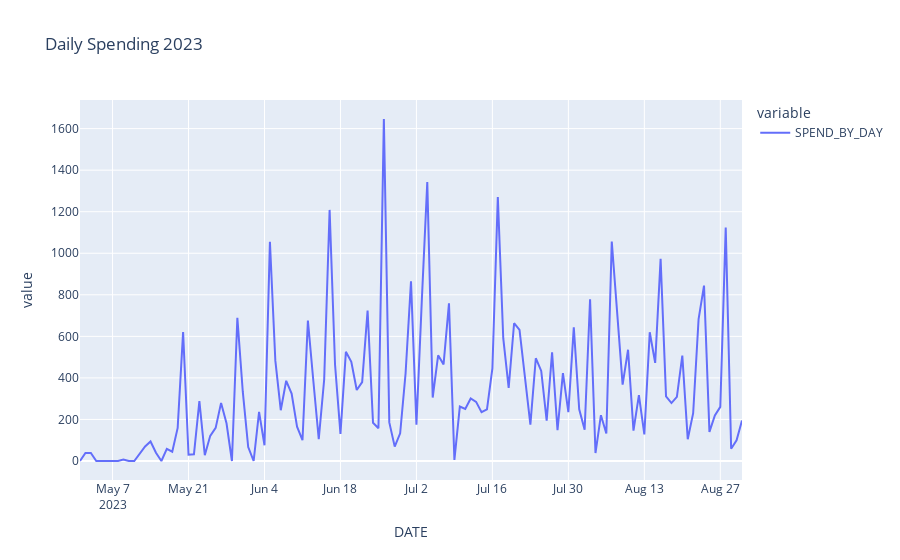

The cell this chart's notebook holds for it:
### Code cell
# Make a Plot of the Data

# Note: 'SPEND_DATE_RANGE_START' and 'SPEND_DATE_RANGE_END' is typically separated by 1 month (~30 days)
#       'SPEND_BY_DAY' is each spend data for each day of the month
# Goal; Plot spending for each single day using plotly

import plotly.express as px
import ast  # For safely evaluating strings containing Python literals

df = df_filtered_2023.copy()

# Convert string representations of lists in 'SPEND_BY_DAY' to actual lists
df['SPEND_BY_DAY'] = df['SPEND_BY_DAY'].apply(ast.literal_eval)

# Add a new column called 'DATE_OF_MONTH', as a list of integers from 1 to the end of the month (length of the 'SPEND_BY_DAY' list)
df['DATE_OF_MONTH'] = df['SPEND_BY_DAY'].apply(lambda x: list(range(1, len(x) + 1)))

print(df.head())

# Explode both 'SPEND_BY_DAY' and 'DATE_OF_MONTH' simultaneously to keep their mapping correct
df_spend_by_day = df.explode(['SPEND_BY_DAY', 'DATE_OF_MONTH'])

# Convert the spending amounts to float
df_spend_by_day['SPEND_BY_DAY'] = df_spend_by_day['SPEND_BY_DAY'].astype(float)
df_spend_by_day['DATE_OF_MONTH'] = df_spend_by_day['DATE_OF_MONTH'].astype(int)


# Calculate 'DATE' correctly by subtracting 1 since 'DATE_OF_MONTH' starts from 1, not 0
df_spend_by_day['DATE'] = pd.to_datetime(df_spend_by_day['SPEND_DATE_RANGE_START']) + pd.to_timedelta(df_spend_by_day['DATE_OF_MONTH'] - 1, unit='D')

# Ensure the DataFrame is sorted by 'DATE' if not already
# df_spend_by_day = df_spend_by_day.sort_values('DATE')

#print('# of rows: ', len(df_spend_by_day))
#print(df_spend_by_day.head(10))

# Plot df_spend_by_day using plotly
#fig = px.scatter(df_spend_by_day, x='DATE', y='SPEND_BY_DAY', title='Daily Spend', labels={'SPEND_BY_DAY': 'Spend ($)'})

#fig.show()

grouped_23 = df_spend_by_day.groupby('DATE')['SPEND_BY_DAY'].sum()
print(grouped_23.head(10))
fig = px.line(grouped_23, title='Daily Spending 2023')
fig.show()

### Figure 1 — Plotly figure (JSON) as saved in the notebook; plotly's stock layout.template omitted (floating-point values rounded to 4 significant figures)
{"data": [{"hovertemplate": "variable=SPEND_BY_DAY<br>DATE=%{x}<br>value=%{y}<extra></extra>", "legendgroup": "SPEND_BY_DAY", "line": {"color": "#636efa", "dash": "solid"}, "marker": {"symbol": "circle"}, "mode": "lines", "name": "SPEND_BY_DAY", "orientation": "v", "showlegend": true, "type": "scatter", "x": ["2023-05-01T00:00:00", "2023-05-02T00:00:00", "2023-05-03T00:00:00", "2023-05-04T00:00:00", "2023-05-05T00:00:00", "2023-05-06T00:00:00", "2023-05-07T00:00:00", "2023-05-08T00:00:00", "2023-05-09T00:00:00", "2023-05-10T00:00:00", "2023-05-11T00:00:00", "2023-05-12T00:00:00", "2023-05-13T00:00:00", "2023-05-14T00:00:00", "2023-05-15T00:00:00", "2023-05-16T00:00:00", "2023-05-17T00:00:00", "2023-05-18T00:00:00", "2023-05-19T00:00:00", "2023-05-20T00:00:00", "2023-05-21T00:00:00", "2023-05-22T00:00:00", "2023-05-23T00:00:00", "2023-05-24T00:00:00", "2023-05-25T00:00:00", "2023-05-26T00:00:00", "2023-05-27T00:00:00", "2023-05-28T00:00:00", "2023-05-29T00:00:00", "2023-05-30T00:00:00", "2023-05-31T00:00:00", "2023-06-01T00:00:00", "2023-06-02T00:00:00", "2023-06-03T00:00:00", "2023-06-04T00:00:00", "2023-06-05T00:00:00", "2023-06-06T00:00:00", "2023-06-07T00:00:00", "2023-06-08T00:00:00", "2023-06-09T00:00:00", "2023-06-10T00:00:00", "2023-06-11T00:00:00", "2023-06-12T00:00:00", "2023-06-13T00:00:00", "2023-06-14T00:00:00", "2023-06-15T00:00:00", "2023-06-16T00:00:00", "2023-06-17T00:00:00", "2023-06-18T00:00:00", "2023-06-19T00:00:00", "2023-06-20T00:00:00", "2023-06-21T00:00:00", "2023-06-22T00:00:00", "2023-06-23T00:00:00", "2023-06-24T00:00:00", "2023-06-25T00:00:00", "2023-06-26T00:00:00", "2023-06-27T00:00:00", "2023-06-28T00:00:00", "2023-06-29T00:00:00", "2023-06-30T00:00:00", "2023-07-01T00:00:00", "2023-07-02T00:00:00", "2023-07-03T00:00:00", "2023-07-04T00:00:00", "2023-07-05T00:00:00", "2023-07-06T00:00:00", "2023-07-07T00:00:00", "2023-07-08T00:00:00", "2023-07-09T00:00:00", "2023-07-10T00:00:00", "2023-07-11T00:00:00", "2023-07-12T00:00:00", "2023-07-13T00:00:00", "2023-07-14T00:00:00", "2023-07-15T00:00:00", "2023-07-16T00:00:00", "2023-07-17T00:00:00", "2023-07-18T00:00:00", "2023-07-19T00:00:00", "2023-07-20T00:00:00", "2023-07-21T00:00:00", "2023-07-22T00:00:00", "2023-07-23T00:00:00", "2023-07-24T00:00:00", "2023-07-25T00:00:00", "2023-07-26T00:00:00", "2023-07-27T00:00:00", "2023-07-28T00:00:00", "2023-07-29T00:00:00", "2023-07-30T00:00:00", "2023-07-31T00:00:00", "2023-08-01T00:00:00", "2023-08-02T00:00:00", "2023-08-03T00:00:00", "2023-08-04T00:00:00", "2023-08-05T00:00:00", "2023-08-06T00:00:00", "2023-08-07T00:00:00", "2023-08-08T00:00:00", "2023-08-09T00:00:00", "2023-08-10T00:00:00", "2023-08-11T00:00:00", "2023-08-12T00:00:00", "2023-08-13T00:00:00", "2023-08-14T00:00:00", "2023-08-15T00:00:00", "2023-08-16T00:00:00", "2023-08-17T00:00:00", "2023-08-18T00:00:00", "2023-08-19T00:00:00", "2023-08-20T00:00:00", "2023-08-21T00:00:00", "2023-08-22T00:00:00", "2023-08-23T00:00:00", "2023-08-24T00:00:00", "2023-08-25T00:00:00", "2023-08-26T00:00:00", "2023-08-27T00:00:00", "2023-08-28T00:00:00", "2023-08-29T00:00:00", "2023-08-30T00:00:00", "2023-08-31T00:00:00"], "xaxis": "x", "y": [0, 38.58, 38.84, 0, 0, 0, 0, 0, 7, 0, 0, 33.98, 70, 94, 40, 0, 58.84, 44.51, 159.5, 621.1, 30.08, 32.25, 288.5, 27.93, 121.2, 159.3, 279.8, 181.5, 0, 689.2, 333.5, 67.08, 0, 236.8, 75.84, 1056.0, 483.0, 244.5, 386.1, 324.7, 165.3, 99.94, 675.8, 386.4, 105.1, 392.2, 1209.0, 464.3, 130.3, 525.6, 477.3, 341.5, 379.8, 724.3, 183.8, 157.8, 1646.0, 185.9, 69.24, 133.1, 421.1, 864.6, 175.2, 776.3, 1342.0, 305.7, 508.9, 465.1, 758.8, 5.09, 261.9, 250.2, 301.1, 284.5, 235.1, 248.6, 445.4, 1271.0, 591.1, 351.8, 663.1, 631.0, 400.0, 175.1, 494.7, 433.7, 194.7, 522.7, 148.3, 422.6, 235.4, 643.2, 248.7, 150.1, 778.7, 38.28, 220.6, 132.3, 1057.0, 722.8, 367.4, 535.5, 145.9, 317.6, 127.7, 619.9, 472.2, 973.1, 311.3, 278.9, 308.6, 507.0, 104.7, 229.9, 683.3, 844.5, 140.2, 219.4, 260.7, 1124.0, 58.94, 99.52, 194.6], "yaxis": "y"}], "layout": {"legend": {"title": {"text": "variable"}, "tracegroupgap": 0}, "title": {"text": "Daily Spending 2023"}, "xaxis": {"anchor": "y", "domain": [0, 1], "title": {"text": "DATE"}}, "yaxis": {"anchor": "x", "domain": [0, 1], "title": {"text": "value"}}}}
